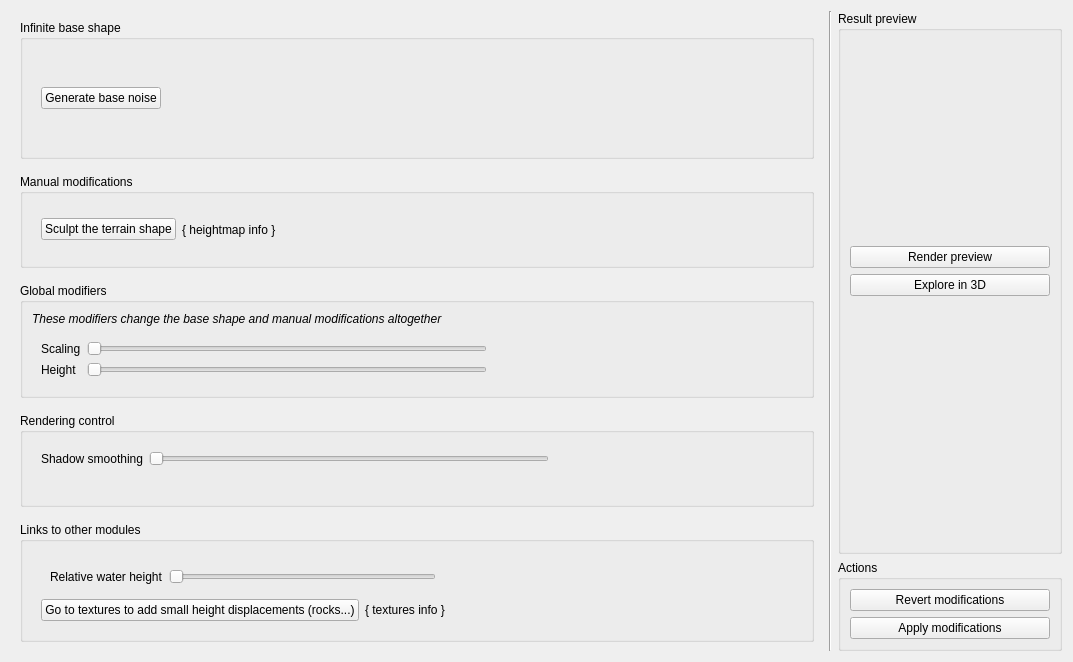
<?xml version="1.0" encoding="UTF-8"?>
<ui version="4.0">
 <class>MainTerrainForm</class>
 <widget class="QWidget" name="MainTerrainForm">
  <property name="geometry">
   <rect>
    <x>0</x>
    <y>0</y>
    <width>1073</width>
    <height>662</height>
   </rect>
  </property>
  <property name="windowTitle">
   <string>Form</string>
  </property>
  <layout class="QHBoxLayout" name="horizontalLayout">
   <item>
    <widget class="QWidget" name="verticalWidget" native="true">
     <layout class="QVBoxLayout" name="verticalLayout">
      <property name="spacing">
       <number>15</number>
      </property>
      <property name="sizeConstraint">
       <enum>QLayout::SetDefaultConstraint</enum>
      </property>
      <item>
       <widget class="QGroupBox" name="groupBox_2">
        <property name="title">
         <string>Infinite base shape</string>
        </property>
        <layout class="QVBoxLayout" name="verticalLayout_9">
         <item>
          <widget class="QWidget" name="widget" native="true">
           <layout class="QHBoxLayout" name="horizontalLayout_2">
            <item>
             <widget class="QPushButton" name="pushButton">
              <property name="text">
               <string>Generate base noise</string>
              </property>
              <property name="flat">
               <bool>false</bool>
              </property>
             </widget>
            </item>
            <item>
             <widget class="QWidget" name="widget_6" native="true">
              <property name="sizePolicy">
               <sizepolicy hsizetype="Preferred" vsizetype="Preferred">
                <horstretch>1</horstretch>
                <verstretch>0</verstretch>
               </sizepolicy>
              </property>
              <property name="minimumSize">
               <size>
                <width>0</width>
                <height>80</height>
               </size>
              </property>
              <property name="maximumSize">
               <size>
                <width>16777215</width>
                <height>150</height>
               </size>
              </property>
             </widget>
            </item>
           </layout>
          </widget>
         </item>
        </layout>
       </widget>
      </item>
      <item>
       <widget class="QGroupBox" name="groupBox_3">
        <property name="title">
         <string>Manual modifications</string>
        </property>
        <layout class="QVBoxLayout" name="verticalLayout_8">
         <item>
          <widget class="QWidget" name="widget_5" native="true">
           <layout class="QHBoxLayout" name="horizontalLayout_3">
            <item>
             <widget class="QPushButton" name="button_dialog_painting">
              <property name="sizePolicy">
               <sizepolicy hsizetype="Minimum" vsizetype="Fixed">
                <horstretch>0</horstretch>
                <verstretch>0</verstretch>
               </sizepolicy>
              </property>
              <property name="text">
               <string>Sculpt the terrain shape</string>
              </property>
             </widget>
            </item>
            <item>
             <widget class="QLabel" name="label_painting_info">
              <property name="sizePolicy">
               <sizepolicy hsizetype="Expanding" vsizetype="Preferred">
                <horstretch>0</horstretch>
                <verstretch>0</verstretch>
               </sizepolicy>
              </property>
              <property name="text">
               <string>{ heightmap info }</string>
              </property>
             </widget>
            </item>
           </layout>
          </widget>
         </item>
        </layout>
       </widget>
      </item>
      <item>
       <widget class="QGroupBox" name="groupBox_1">
        <property name="title">
         <string>Global modifiers</string>
        </property>
        <property name="flat">
         <bool>false</bool>
        </property>
        <layout class="QVBoxLayout" name="verticalLayout_6">
         <item>
          <widget class="QLabel" name="label_6">
           <property name="text">
            <string>&lt;html&gt;&lt;head/&gt;&lt;body&gt;&lt;p&gt;&lt;span style=&quot; font-style:italic;&quot;&gt;These modifiers change the base shape and manual modifications altogether&lt;/span&gt;&lt;/p&gt;&lt;/body&gt;&lt;/html&gt;</string>
           </property>
           <property name="textFormat">
            <enum>Qt::RichText</enum>
           </property>
          </widget>
         </item>
         <item>
          <widget class="QWidget" name="widget_3" native="true">
           <layout class="QFormLayout" name="formLayout_4">
            <item row="0" column="0">
             <widget class="QLabel" name="label">
              <property name="text">
               <string>Scaling</string>
              </property>
             </widget>
            </item>
            <item row="0" column="1">
             <widget class="QSlider" name="input_scaling">
              <property name="maximumSize">
               <size>
                <width>400</width>
                <height>16777215</height>
               </size>
              </property>
              <property name="orientation">
               <enum>Qt::Horizontal</enum>
              </property>
             </widget>
            </item>
            <item row="1" column="0">
             <widget class="QLabel" name="label_2">
              <property name="text">
               <string>Height</string>
              </property>
             </widget>
            </item>
            <item row="1" column="1">
             <widget class="QSlider" name="input_height">
              <property name="maximumSize">
               <size>
                <width>400</width>
                <height>16777215</height>
               </size>
              </property>
              <property name="orientation">
               <enum>Qt::Horizontal</enum>
              </property>
             </widget>
            </item>
           </layout>
          </widget>
         </item>
        </layout>
       </widget>
      </item>
      <item>
       <widget class="QGroupBox" name="groupBox_6">
        <property name="title">
         <string>Rendering control</string>
        </property>
        <layout class="QVBoxLayout" name="verticalLayout_7">
         <item>
          <widget class="QWidget" name="widget_4" native="true">
           <layout class="QFormLayout" name="formLayout_2">
            <item row="0" column="0">
             <widget class="QLabel" name="label_3">
              <property name="text">
               <string>Shadow smoothing</string>
              </property>
             </widget>
            </item>
            <item row="0" column="1">
             <widget class="QSlider" name="input_shadow_smoothing">
              <property name="maximumSize">
               <size>
                <width>400</width>
                <height>16777215</height>
               </size>
              </property>
              <property name="orientation">
               <enum>Qt::Horizontal</enum>
              </property>
             </widget>
            </item>
           </layout>
          </widget>
         </item>
        </layout>
       </widget>
      </item>
      <item>
       <widget class="QGroupBox" name="groupBox_7">
        <property name="title">
         <string>Links to other modules</string>
        </property>
        <layout class="QVBoxLayout" name="verticalLayout_3">
         <item>
          <layout class="QHBoxLayout" name="horizontalLayout_6">
           <item>
            <widget class="QWidget" name="widget_7" native="true">
             <layout class="QVBoxLayout" name="verticalLayout_10">
              <item>
               <widget class="QWidget" name="formWidget" native="true">
                <layout class="QFormLayout" name="formLayout_3">
                 <item row="0" column="0">
                  <widget class="QLabel" name="label_4">
                   <property name="text">
                    <string>Relative water height</string>
                   </property>
                  </widget>
                 </item>
                 <item row="0" column="1">
                  <widget class="QSlider" name="horizontalSlider_4">
                   <property name="maximumSize">
                    <size>
                     <width>400</width>
                     <height>16777215</height>
                    </size>
                   </property>
                   <property name="orientation">
                    <enum>Qt::Horizontal</enum>
                   </property>
                  </widget>
                 </item>
                </layout>
               </widget>
              </item>
              <item>
               <layout class="QHBoxLayout" name="horizontalLayout_5">
                <item>
                 <widget class="QPushButton" name="button_goto_textures">
                  <property name="sizePolicy">
                   <sizepolicy hsizetype="Minimum" vsizetype="Fixed">
                    <horstretch>0</horstretch>
                    <verstretch>0</verstretch>
                   </sizepolicy>
                  </property>
                  <property name="maximumSize">
                   <size>
                    <width>500</width>
                    <height>16777215</height>
                   </size>
                  </property>
                  <property name="text">
                   <string>Go to textures to add small height displacements (rocks...)</string>
                  </property>
                 </widget>
                </item>
                <item>
                 <widget class="QLabel" name="label_7">
                  <property name="text">
                   <string>{ textures info }</string>
                  </property>
                 </widget>
                </item>
               </layout>
              </item>
             </layout>
            </widget>
           </item>
           <item>
            <widget class="QWidget" name="widget_8" native="true">
             <property name="sizePolicy">
              <sizepolicy hsizetype="Preferred" vsizetype="Preferred">
               <horstretch>1</horstretch>
               <verstretch>0</verstretch>
              </sizepolicy>
             </property>
             <property name="minimumSize">
              <size>
               <width>200</width>
               <height>0</height>
              </size>
             </property>
            </widget>
           </item>
          </layout>
         </item>
        </layout>
       </widget>
      </item>
     </layout>
    </widget>
   </item>
   <item>
    <widget class="Line" name="line">
     <property name="orientation">
      <enum>Qt::Vertical</enum>
     </property>
    </widget>
   </item>
   <item>
    <layout class="QVBoxLayout" name="verticalLayout_2">
     <item>
      <widget class="QGroupBox" name="groupBox">
       <property name="title">
        <string>Result preview</string>
       </property>
       <layout class="QVBoxLayout" name="verticalLayout_4">
        <item>
         <widget class="BasePreview" name="preview_shape" native="true">
          <property name="sizePolicy">
           <sizepolicy hsizetype="Fixed" vsizetype="Fixed">
            <horstretch>0</horstretch>
            <verstretch>0</verstretch>
           </sizepolicy>
          </property>
          <property name="minimumSize">
           <size>
            <width>200</width>
            <height>200</height>
           </size>
          </property>
          <property name="maximumSize">
           <size>
            <width>200</width>
            <height>200</height>
           </size>
          </property>
         </widget>
        </item>
        <item>
         <widget class="QPushButton" name="pushButton_3">
          <property name="text">
           <string>Render preview</string>
          </property>
          <property name="icon">
           <iconset resource="../../../data/ui_pictures.qrc">
            <normaloff>:/buttons/logo/images/render.png</normaloff>:/buttons/logo/images/render.png</iconset>
          </property>
         </widget>
        </item>
        <item>
         <widget class="QPushButton" name="pushButton_4">
          <property name="text">
           <string>Explore in 3D</string>
          </property>
          <property name="icon">
           <iconset resource="../../../data/ui_pictures.qrc">
            <normaloff>:/buttons/logo/images/explore.png</normaloff>:/buttons/logo/images/explore.png</iconset>
          </property>
         </widget>
        </item>
        <item>
         <spacer name="verticalSpacer">
          <property name="orientation">
           <enum>Qt::Vertical</enum>
          </property>
          <property name="sizeHint" stdset="0">
           <size>
            <width>20</width>
            <height>40</height>
           </size>
          </property>
         </spacer>
        </item>
       </layout>
      </widget>
     </item>
     <item>
      <widget class="QGroupBox" name="groupBox_4">
       <property name="title">
        <string>Actions</string>
       </property>
       <layout class="QVBoxLayout" name="verticalLayout_5">
        <item>
         <widget class="QPushButton" name="button_revert">
          <property name="text">
           <string>Revert modifications</string>
          </property>
          <property name="icon">
           <iconset resource="../../../data/ui_pictures.qrc">
            <normaloff>:/buttons/logo/images/revert.png</normaloff>:/buttons/logo/images/revert.png</iconset>
          </property>
         </widget>
        </item>
        <item>
         <widget class="QPushButton" name="button_apply">
          <property name="text">
           <string>Apply modifications</string>
          </property>
          <property name="icon">
           <iconset resource="../../../data/ui_pictures.qrc">
            <normaloff>:/buttons/logo/images/apply.png</normaloff>:/buttons/logo/images/apply.png</iconset>
          </property>
         </widget>
        </item>
       </layout>
      </widget>
     </item>
    </layout>
   </item>
  </layout>
 </widget>
 <customwidgets>
  <customwidget>
   <class>BasePreview</class>
   <extends>QWidget</extends>
   <header>basepreview.h</header>
   <container>1</container>
  </customwidget>
 </customwidgets>
 <resources>
  <include location="../../../data/ui_pictures.qrc"/>
 </resources>
 <connections/>
</ui>
